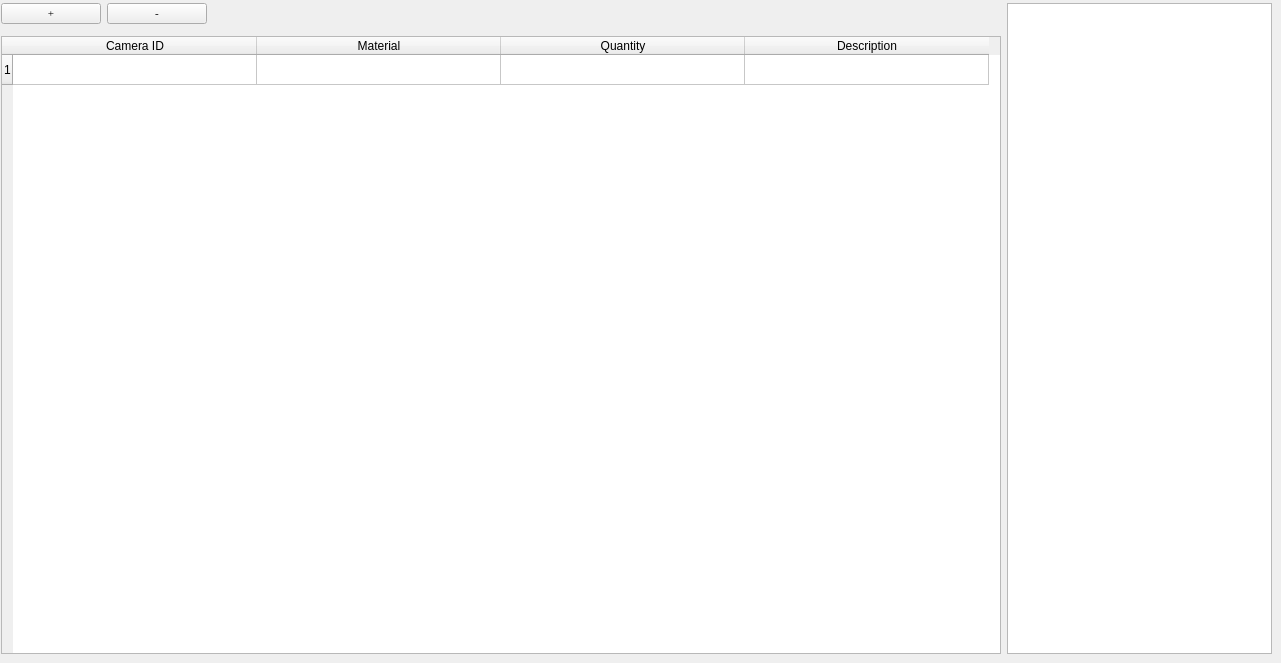
           <widget class="QWidget" name="tab_8">
            <attribute name="title">
             <string>Photo Material</string>
            </attribute>
            <widget class="QWidget" name="">
             <property name="geometry">
              <rect>
               <x>1</x>
               <y>3</y>
               <width>1271</width>
               <height>651</height>
              </rect>
             </property>
             <layout class="QGridLayout" name="gridLayout_12">
              <item row="2" column="0" colspan="4">
               <widget class="QTableWidget" name="tableWidget_photolog_2">
                <property name="sizePolicy">
                 <sizepolicy hsizetype="Expanding" vsizetype="Expanding">
                  <horstretch>0</horstretch>
                  <verstretch>0</verstretch>
                 </sizepolicy>
                </property>
                <property name="minimumSize">
                 <size>
                  <width>1000</width>
                  <height>0</height>
                 </size>
                </property>
                <property name="frameShape">
                 <enum>QFrame::StyledPanel</enum>
                </property>
                <property name="frameShadow">
                 <enum>QFrame::Raised</enum>
                </property>
                <property name="lineWidth">
                 <number>1</number>
                </property>
                <property name="verticalScrollBarPolicy">
                 <enum>Qt::ScrollBarAsNeeded</enum>
                </property>
                <property name="horizontalScrollBarPolicy">
                 <enum>Qt::ScrollBarAsNeeded</enum>
                </property>
                <property name="editTriggers">
                 <set>QAbstractItemView::AnyKeyPressed|QAbstractItemView::DoubleClicked|QAbstractItemView::EditKeyPressed</set>
                </property>
                <property name="selectionMode">
                 <enum>QAbstractItemView::SingleSelection</enum>
                </property>
                <property name="selectionBehavior">
                 <enum>QAbstractItemView::SelectRows</enum>
                </property>
                <property name="rowCount">
                 <number>1</number>
                </property>
                <property name="columnCount">
                 <number>4</number>
                </property>
                <attribute name="horizontalHeaderDefaultSectionSize">
                 <number>244</number>
                </attribute>
                <attribute name="horizontalHeaderMinimumSectionSize">
                 <number>80</number>
                </attribute>
                <attribute name="verticalHeaderCascadingSectionResizes">
                 <bool>true</bool>
                </attribute>
                <attribute name="verticalHeaderDefaultSectionSize">
                 <number>30</number>
                </attribute>
                <row/>
                <column>
                 <property name="text">
                  <string>Camera ID</string>
                 </property>
                </column>
                <column>
                 <property name="text">
                  <string>Material</string>
                 </property>
                </column>
                <column>
                 <property name="text">
                  <string>Quantity</string>
                 </property>
                </column>
                <column>
                 <property name="text">
                  <string>Description</string>
                 </property>
                </column>
                <item row="0" column="0">
                 <property name="text">
                  <string/>
                 </property>
                </item>
               </widget>
              </item>
              <item row="0" column="4" rowspan="3">
               <widget class="QListWidget" name="iconListWidget_2">
                <property name="sizePolicy">
                 <sizepolicy hsizetype="Expanding" vsizetype="Expanding">
                  <horstretch>0</horstretch>
                  <verstretch>0</verstretch>
                 </sizepolicy>
                </property>
                <property name="minimumSize">
                 <size>
                  <width>0</width>
                  <height>0</height>
                 </size>
                </property>
                <property name="maximumSize">
                 <size>
                  <width>300</width>
                  <height>16777215</height>
                 </size>
                </property>
                <property name="editTriggers">
                 <set>QAbstractItemView::DoubleClicked|QAbstractItemView::EditKeyPressed|QAbstractItemView::SelectedClicked</set>
                </property>
                <property name="dragEnabled">
                 <bool>true</bool>
                </property>
                <property name="dragDropOverwriteMode">
                 <bool>true</bool>
                </property>
                <property name="uniformItemSizes">
                 <bool>true</bool>
                </property>
                <property name="wordWrap">
                 <bool>true</bool>
                </property>
                <property name="selectionRectVisible">
                 <bool>true</bool>
                </property>
                <property name="sortingEnabled">
                 <bool>true</bool>
                </property>
               </widget>
              </item>
              <item row="0" column="0">
               <widget class="QPushButton" name="pushButton_insert_row_photolog_2">
                <property name="sizePolicy">
                 <sizepolicy hsizetype="Expanding" vsizetype="Fixed">
                  <horstretch>0</horstretch>
                  <verstretch>0</verstretch>
                 </sizepolicy>
                </property>
                <property name="minimumSize">
                 <size>
                  <width>0</width>
                  <height>20</height>
                 </size>
                </property>
                <property name="maximumSize">
                 <size>
                  <width>100</width>
                  <height>16777215</height>
                 </size>
                </property>
                <property name="font">
                 <font>
                  <family>Times New Roman</family>
                  <pointsize>8</pointsize>
                  <weight>50</weight>
                  <italic>false</italic>
                  <bold>false</bold>
                 </font>
                </property>
                <property name="text">
                 <string>+</string>
                </property>
               </widget>
              </item>
              <item row="0" column="1">
               <widget class="QPushButton" name="pushButton_remove_row_photolog_2">
                <property name="sizePolicy">
                 <sizepolicy hsizetype="Expanding" vsizetype="Fixed">
                  <horstretch>0</horstretch>
                  <verstretch>0</verstretch>
                 </sizepolicy>
                </property>
                <property name="minimumSize">
                 <size>
                  <width>0</width>
                  <height>20</height>
                 </size>
                </property>
                <property name="maximumSize">
                 <size>
                  <width>100</width>
                  <height>16777215</height>
                 </size>
                </property>
                <property name="font">
                 <font>
                  <family>Times New Roman</family>
                  <pointsize>8</pointsize>
                  <weight>50</weight>
                  <italic>false</italic>
                  <bold>false</bold>
                 </font>
                </property>
                <property name="text">
                 <string>-</string>
                </property>
               </widget>
              </item>
              <item row="0" column="2">
               <spacer name="horizontalSpacer_4">
                <property name="orientation">
                 <enum>Qt::Horizontal</enum>
                </property>
                <property name="sizeHint" stdset="0">
                 <size>
                  <width>40</width>
                  <height>20</height>
                 </size>
                </property>
               </spacer>
              </item>
             </layout>
            </widget>
           </widget>
